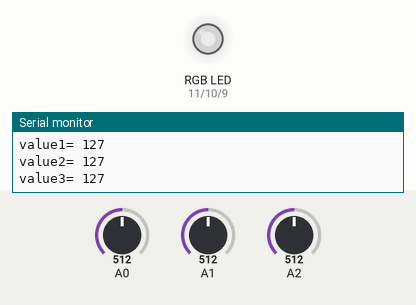
A sketch run on a simulated Arduino Uno, built with avr-gcc and run on an emulated ATmega328P. Parts: an RGB LED mixed from three pins (HIGH = lit), the last lines printed to the serial monitor. Inputs (shaded band) come from the test bench; at power-on: A0 = 512, A1 = 512, A2 = 512. Dim RGB values are drawn brighter than linear.

Above: at 1.2 s.
1.3 s: A0 set to 716
At 2.4 s:
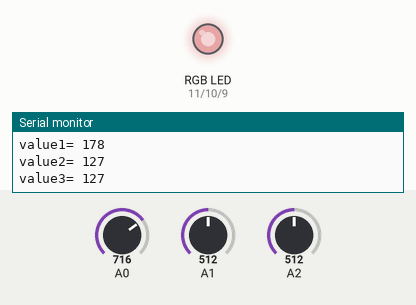
3.0 s: A1 set to 716
At 3.8 s:
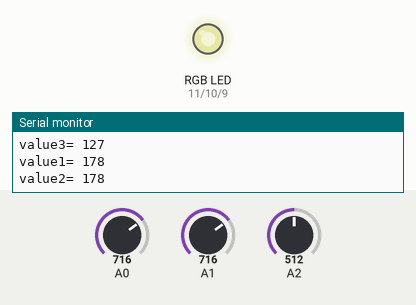
4.6 s: A2 set to 716
At 5.5 s:
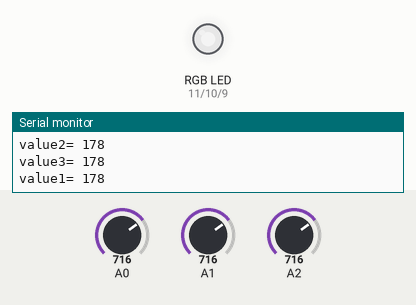
6.5 s: A0 set to 900
At 7.0 s:
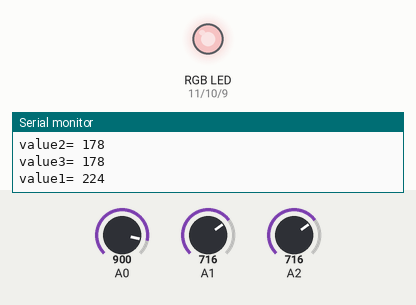
8.1 s: A1 set to 900
At 9.4 s:
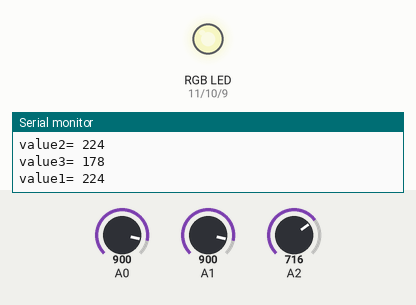
9.7 s: A2 set to 900
At 11.4 s:
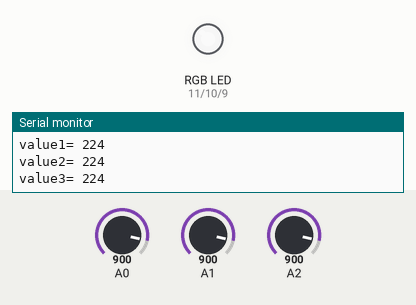
Timing chart, 0 to 12.6 s (numbered marks = the images above; inputs shaded):
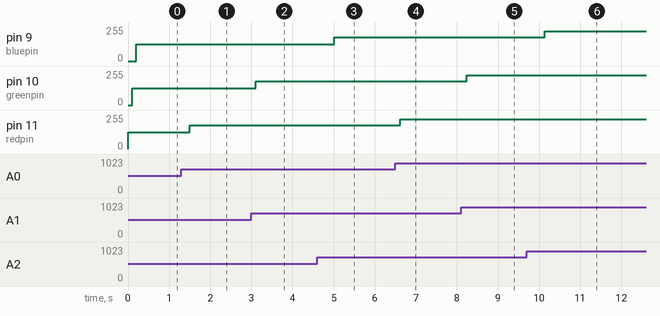

The sketch:

Project_26_Driving_Your_Servo_Motor.ino
```cpp
/*
keyestudio Maker learning kit
Project 27
Choosing Your Favorite Color
http//www.keyestudio.com
*/

int redpin = 11; //select the pin for the red LED
int greenpin =10;// select the pin for the green LED
int bluepin =9; // select the pin for the blue LED
int value1;
int value2;
int value3;

void setup() {
  pinMode(redpin, OUTPUT);
  pinMode(bluepin, OUTPUT);
  pinMode(greenpin, OUTPUT);
  Serial.begin(9600);
}

void loop()
{
value1=map( analogRead(0),0,1023,0,255);
value2=map( analogRead(1),0,1023,0,255);
value3=map( analogRead(2),0,1023,0,255);
analogWrite(11, value1);
Serial.print("value1= ");
Serial.println(value1);
delay(100);
analogWrite(10, value2);
Serial.print("value2= ");
Serial.println(value2);
delay(100);
analogWrite(9, value3);
Serial.print("value3= ");
Serial.println(value3);
delay(100);
}
```

Measured:
- after the input at 1.3 s, pin 11 (redpin): 127/255 → 178/255 after 0.21 s
- after the input at 3.0 s, pin 10 (greenpin): 127/255 → 178/255 after 0.11 s
- after the input at 4.6 s, pin 9 (bluepin): 127/255 → 178/255 after 0.42 s
- after the input at 6.5 s, pin 11 (redpin): 178/255 → 224/255 after 0.13 s
- after the input at 8.1 s, pin 10 (greenpin): 178/255 → 224/255 after 0.13 s
- after the input at 9.7 s, pin 9 (bluepin): 178/255 → 224/255 after 0.44 s
